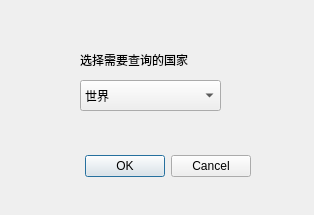
<?xml version="1.0" encoding="UTF-8"?>
<ui version="4.0">
 <class>ExcelDialog</class>
 <widget class="QDialog" name="ExcelDialog">
  <property name="geometry">
   <rect>
    <x>0</x>
    <y>0</y>
    <width>314</width>
    <height>215</height>
   </rect>
  </property>
  <property name="windowTitle">
   <string>ExcelDialog</string>
  </property>
  <widget class="QDialogButtonBox" name="buttonBox">
   <property name="geometry">
    <rect>
     <x>-90</x>
     <y>150</y>
     <width>341</width>
     <height>32</height>
    </rect>
   </property>
   <property name="orientation">
    <enum>Qt::Horizontal</enum>
   </property>
   <property name="standardButtons">
    <set>QDialogButtonBox::Cancel|QDialogButtonBox::Ok</set>
   </property>
  </widget>
  <widget class="QComboBox" name="CountryBox">
   <property name="geometry">
    <rect>
     <x>80</x>
     <y>80</y>
     <width>141</width>
     <height>31</height>
    </rect>
   </property>
   <item>
    <property name="text">
     <string>世界</string>
    </property>
   </item>
   <item>
    <property name="text">
     <string extracomment="（包括中国内地、中国香港、中国澳门以及中国台湾省）">中国</string>
    </property>
   </item>
   <item>
    <property name="text">
     <string>日本</string>
    </property>
   </item>
   <item>
    <property name="text">
     <string>韩国</string>
    </property>
   </item>
   <item>
    <property name="text">
     <string>蒙古</string>
    </property>
   </item>
   <item>
    <property name="text">
     <string>越南</string>
    </property>
   </item>
   <item>
    <property name="text">
     <string>泰国</string>
    </property>
   </item>
   <item>
    <property name="text">
     <string>缅甸</string>
    </property>
   </item>
   <item>
    <property name="text">
     <string>老挝</string>
    </property>
   </item>
   <item>
    <property name="text">
     <string>柬埔寨</string>
    </property>
   </item>
   <item>
    <property name="text">
     <string>马来西亚</string>
    </property>
   </item>
   <item>
    <property name="text">
     <string>新加坡</string>
    </property>
   </item>
   <item>
    <property name="text">
     <string>印度尼西亚</string>
    </property>
   </item>
   <item>
    <property name="text">
     <string>菲律宾</string>
    </property>
   </item>
   <item>
    <property name="text">
     <string>澳大利亚</string>
    </property>
   </item>
   <item>
    <property name="text">
     <string>新西兰</string>
    </property>
   </item>
  </widget>
  <widget class="QLabel" name="CountryLabel">
   <property name="geometry">
    <rect>
     <x>80</x>
     <y>50</y>
     <width>141</width>
     <height>20</height>
    </rect>
   </property>
   <property name="text">
    <string>选择需要查询的国家</string>
   </property>
  </widget>
 </widget>
 <resources/>
 <connections>
  <connection>
   <sender>buttonBox</sender>
   <signal>accepted()</signal>
   <receiver>ExcelDialog</receiver>
   <slot>accept()</slot>
   <hints>
    <hint type="sourcelabel">
     <x>248</x>
     <y>254</y>
    </hint>
    <hint type="destinationlabel">
     <x>157</x>
     <y>274</y>
    </hint>
   </hints>
  </connection>
  <connection>
   <sender>buttonBox</sender>
   <signal>rejected()</signal>
   <receiver>ExcelDialog</receiver>
   <slot>reject()</slot>
   <hints>
    <hint type="sourcelabel">
     <x>316</x>
     <y>260</y>
    </hint>
    <hint type="destinationlabel">
     <x>286</x>
     <y>274</y>
    </hint>
   </hints>
  </connection>
 </connections>
</ui>
